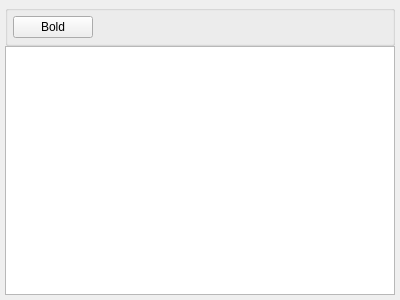
<?xml version="1.0" encoding="UTF-8"?>
<ui version="4.0">
 <class>Sekura::Text</class>
 <widget class="QWidget" name="Sekura::Text">
  <property name="geometry">
   <rect>
    <x>0</x>
    <y>0</y>
    <width>400</width>
    <height>300</height>
   </rect>
  </property>
  <property name="windowTitle">
   <string>Form</string>
  </property>
  <layout class="QVBoxLayout" name="verticalLayout">
   <item>
    <widget class="QGroupBox" name="groupBox">
     <property name="title">
      <string/>
     </property>
     <layout class="QHBoxLayout" name="horizontalLayout">
      <item>
       <widget class="QPushButton" name="pbBold">
        <property name="text">
         <string>Bold</string>
        </property>
       </widget>
      </item>
      <item>
       <spacer name="horizontalSpacer">
        <property name="orientation">
         <enum>Qt::Horizontal</enum>
        </property>
        <property name="sizeHint" stdset="0">
         <size>
          <width>272</width>
          <height>20</height>
         </size>
        </property>
       </spacer>
      </item>
     </layout>
    </widget>
   </item>
   <item>
    <widget class="QTextEdit" name="textEdit"/>
   </item>
  </layout>
 </widget>
 <layoutdefault spacing="0" margin="5"/>
 <resources/>
 <connections/>
</ui>
